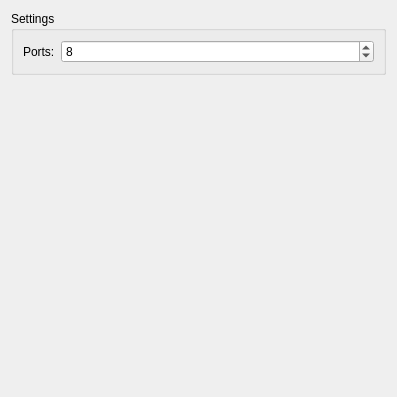
<ui version="4.0" >
 <class>HubPage</class>
 <widget class="QWidget" name="HubPage" >
  <property name="geometry" >
   <rect>
    <x>0</x>
    <y>0</y>
    <width>397</width>
    <height>397</height>
   </rect>
  </property>
  <property name="windowTitle" >
   <string>Ethernet Hub</string>
  </property>
  <layout class="QGridLayout" >
   <item row="0" column="0" >
    <widget class="QGroupBox" name="groupBox" >
     <property name="sizePolicy" >
      <sizepolicy vsizetype="Preferred" hsizetype="Expanding" >
       <horstretch>0</horstretch>
       <verstretch>0</verstretch>
      </sizepolicy>
     </property>
     <property name="title" >
      <string>Settings</string>
     </property>
     <layout class="QGridLayout" >
      <item row="0" column="0" >
       <widget class="QLabel" name="label" >
        <property name="text" >
         <string>Ports:</string>
        </property>
       </widget>
      </item>
      <item row="0" column="1" >
       <widget class="QSpinBox" name="spinBoxNbPorts" >
        <property name="sizePolicy" >
         <sizepolicy vsizetype="Fixed" hsizetype="Expanding" >
          <horstretch>0</horstretch>
          <verstretch>0</verstretch>
         </sizepolicy>
        </property>
        <property name="minimum" >
         <number>0</number>
        </property>
        <property name="maximum" >
         <number>32</number>
        </property>
        <property name="singleStep" >
         <number>8</number>
        </property>
        <property name="value" >
         <number>8</number>
        </property>
       </widget>
      </item>
     </layout>
    </widget>
   </item>
   <item row="1" column="0" >
    <spacer>
     <property name="orientation" >
      <enum>Qt::Vertical</enum>
     </property>
     <property name="sizeHint" >
      <size>
       <width>20</width>
       <height>161</height>
      </size>
     </property>
    </spacer>
   </item>
  </layout>
 </widget>
 <resources/>
 <connections/>
</ui>
